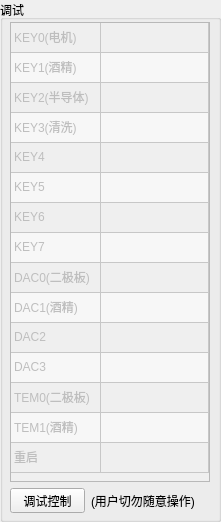
            <widget class="QGroupBox" name="groupBox_6">
             <property name="minimumSize">
              <size>
               <width>221</width>
               <height>521</height>
              </size>
             </property>
             <property name="title">
              <string>调试</string>
             </property>
             <widget class="QTableWidget" name="pConfTable">
              <property name="enabled">
               <bool>false</bool>
              </property>
              <property name="geometry">
               <rect>
                <x>10</x>
                <y>22</y>
                <width>200</width>
                <height>460</height>
               </rect>
              </property>
              <property name="minimumSize">
               <size>
                <width>200</width>
                <height>460</height>
               </size>
              </property>
              <property name="maximumSize">
               <size>
                <width>200</width>
                <height>460</height>
               </size>
              </property>
              <property name="styleSheet">
               <string notr="true"/>
              </property>
              <property name="frameShadow">
               <enum>QFrame::Sunken</enum>
              </property>
              <property name="editTriggers">
               <set>QAbstractItemView::NoEditTriggers</set>
              </property>
              <property name="tabKeyNavigation">
               <bool>false</bool>
              </property>
              <property name="dragDropMode">
               <enum>QAbstractItemView::DragDrop</enum>
              </property>
              <property name="alternatingRowColors">
               <bool>true</bool>
              </property>
              <property name="selectionMode">
               <enum>QAbstractItemView::NoSelection</enum>
              </property>
              <property name="selectionBehavior">
               <enum>QAbstractItemView::SelectRows</enum>
              </property>
              <property name="rowCount">
               <number>15</number>
              </property>
              <property name="columnCount">
               <number>2</number>
              </property>
              <attribute name="horizontalHeaderVisible">
               <bool>false</bool>
              </attribute>
              <attribute name="horizontalHeaderDefaultSectionSize">
               <number>90</number>
              </attribute>
              <attribute name="horizontalHeaderMinimumSectionSize">
               <number>1</number>
              </attribute>
              <attribute name="horizontalHeaderShowSortIndicator" stdset="0">
               <bool>false</bool>
              </attribute>
              <attribute name="horizontalHeaderStretchLastSection">
               <bool>true</bool>
              </attribute>
              <attribute name="verticalHeaderVisible">
               <bool>false</bool>
              </attribute>
              <attribute name="verticalHeaderHighlightSections">
               <bool>false</bool>
              </attribute>
              <attribute name="verticalHeaderShowSortIndicator" stdset="0">
               <bool>true</bool>
              </attribute>
              <row>
               <property name="text">
                <string>KEY0</string>
               </property>
              </row>
              <row>
               <property name="text">
                <string>KEY1</string>
               </property>
              </row>
              <row>
               <property name="text">
                <string>KEY2</string>
               </property>
              </row>
              <row>
               <property name="text">
                <string>KEY3</string>
               </property>
              </row>
              <row>
               <property name="text">
                <string>KEY4</string>
               </property>
              </row>
              <row>
               <property name="text">
                <string>KEY5</string>
               </property>
              </row>
              <row>
               <property name="text">
                <string>KEY6</string>
               </property>
              </row>
              <row>
               <property name="text">
                <string>KEY7</string>
               </property>
              </row>
              <row>
               <property name="text">
                <string>DAC0</string>
               </property>
              </row>
              <row>
               <property name="text">
                <string>DAC1</string>
               </property>
              </row>
              <row>
               <property name="text">
                <string>DAC2</string>
               </property>
              </row>
              <row>
               <property name="text">
                <string>DAC3</string>
               </property>
              </row>
              <row>
               <property name="text">
                <string>TEMREF0</string>
               </property>
              </row>
              <row>
               <property name="text">
                <string>TEMREF1</string>
               </property>
              </row>
              <row>
               <property name="text">
                <string>REBOOT</string>
               </property>
              </row>
              <column>
               <property name="text">
                <string>-</string>
               </property>
              </column>
              <column>
               <property name="text">
                <string>-</string>
               </property>
              </column>
              <item row="0" column="0">
               <property name="text">
                <string>KEY0(电机)</string>
               </property>
              </item>
              <item row="1" column="0">
               <property name="text">
                <string>KEY1(酒精)</string>
               </property>
              </item>
              <item row="2" column="0">
               <property name="text">
                <string>KEY2(半导体)</string>
               </property>
              </item>
              <item row="3" column="0">
               <property name="text">
                <string>KEY3(清洗)</string>
               </property>
              </item>
              <item row="4" column="0">
               <property name="text">
                <string>KEY4</string>
               </property>
              </item>
              <item row="5" column="0">
               <property name="text">
                <string>KEY5</string>
               </property>
              </item>
              <item row="6" column="0">
               <property name="text">
                <string>KEY6</string>
               </property>
              </item>
              <item row="7" column="0">
               <property name="text">
                <string>KEY7</string>
               </property>
              </item>
              <item row="8" column="0">
               <property name="text">
                <string>DAC0(二极板)</string>
               </property>
              </item>
              <item row="9" column="0">
               <property name="text">
                <string>DAC1(酒精)</string>
               </property>
              </item>
              <item row="10" column="0">
               <property name="text">
                <string>DAC2</string>
               </property>
              </item>
              <item row="11" column="0">
               <property name="text">
                <string>DAC3</string>
               </property>
              </item>
              <item row="12" column="0">
               <property name="text">
                <string>TEM0(二极板)</string>
               </property>
              </item>
              <item row="13" column="0">
               <property name="text">
                <string>TEM1(酒精)</string>
               </property>
              </item>
              <item row="14" column="0">
               <property name="text">
                <string>重启</string>
               </property>
              </item>
             </widget>
             <widget class="QWidget" name="layoutWidget1">
              <property name="geometry">
               <rect>
                <x>10</x>
                <y>488</y>
                <width>191</width>
                <height>25</height>
               </rect>
              </property>
              <layout class="QHBoxLayout" name="horizontalLayout_11">
               <item>
                <widget class="QPushButton" name="pushButton">
                 <property name="maximumSize">
                  <size>
                   <width>75</width>
                   <height>25</height>
                  </size>
                 </property>
                 <property name="text">
                  <string>调试控制</string>
                 </property>
                </widget>
               </item>
               <item>
                <widget class="QLabel" name="label_5">
                 <property name="text">
                  <string>(用户切勿随意操作)</string>
                 </property>
                </widget>
               </item>
              </layout>
             </widget>
            </widget>
